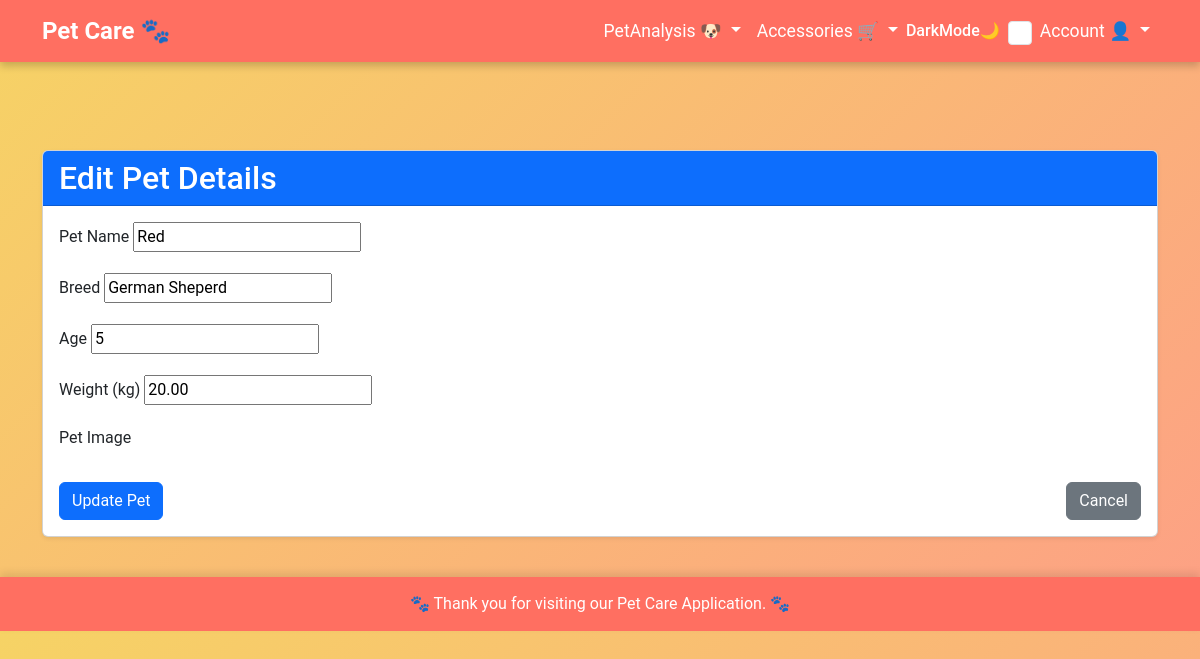
The page /pet/5/edit/ (signed in) on the database its author committed.
### pets/models.py (models this page shows, shortened)
class Pet(models.Model):
    owner = models.ForeignKey(User, on_delete=models.CASCADE)
    name = models.CharField(max_length=100)
    breed = models.CharField(max_length=100)
    age = models.PositiveIntegerField(help_text="Age of pet in years.")
    weight = models.DecimalField(max_digits=5, decimal_places=2)
    image = models.ImageField(upload_to='pet_images/', null=True, blank=True)

### pets/views.py (the view)
# urls.py: path('pet/<int:pet_id>/edit/', views.edit_pet, name='edit_pet'),  # Edit pet details
@login_required
def edit_pet(request, pet_id):
    pet = get_object_or_404(Pet, id=pet_id, owner=request.user)
    if request.method == 'POST':
        form = EditPetForm(request.POST, instance=pet)
        if form.is_valid():
            form.save()
            messages.success(request, "Pet details updated successfully!")
            return redirect('pet_list')
    else:
        form = EditPetForm(instance=pet)
    return render(request, 'pets/edit_pet.html', {'form': form, 'pet': pet})

### pets/forms.py
class EditPetForm(forms.ModelForm):
    class Meta:
        model = Pet
        fields = ['name', 'breed', 'age', 'weight']
        widgets = {
            'name': forms.TextInput(attrs={'placeholder': 'Pet Name'}),
            'breed': forms.TextInput(attrs={'placeholder': 'Breed'}),
            'age': forms.NumberInput(attrs={'placeholder': 'Age'}),
            'weight': forms.NumberInput(attrs={'placeholder': 'Weight (kg)'}),
        }
    name = forms.CharField(
        validators=[MinLengthValidator(2),
        RegexValidator(ALPHABETIC_SPACE_REGEX, message=VALID_NAME_MESSAGE)]
    )
    breed = forms.CharField(
        validators=[MinLengthValidator(3)]
    )
    age = forms.IntegerField(
        validators=[MinValueValidator(0),
        MaxValueValidator(30, message="Enter a realistic age for a pet")]
    )
    weight = forms.DecimalField(
        max_digits=5,
        decimal_places=2,
        validators=[MinValueValidator(0.1, message=POSITIVE_WEIGHT_MESSAGE)]
    )

### pets/templates/pets/edit_pet.html (shortened to what this page needs)
{% extends "base.html" %}
{% load static %}
{% block content %}
<div class="container mt-5">
    <div class="card shadow-sm">
        <div class="card-header bg-primary text-white">
            <h2 class="mb-0">Edit Pet Details</h2>
        </div>
        <div class="card-body">
            <form method="POST" enctype="multipart/form-data">
                <div class="mb-3">
                    <label for="pet_name" class="form-label">Pet Name</label>
                    {{ form.name }}
                </div>
                <div class="mb-3">
                    <label for="pet_breed" class="form-label">Breed</label>
                    {{ form.breed }}
                </div>
                <div class="mb-3">
                    <label for="pet_age" class="form-label">Age</label>
                    {{ form.age }}
                </div>
                <div class="mb-3">
                    <label for="pet_weight" class="form-label">Weight (kg)</label>
                    {{ form.weight }}
                </div>
                <div class="mb-4">
                    <label for="pet_image" class="form-label">Pet Image</label>
                </div>
                <div class="d-flex justify-content-between">
                    <button type="submit" class="btn btn-primary">
                        Update Pet
                    </button>
                    <a href="{% url 'pet_list' %}" class="btn btn-secondary">
                        Cancel
                    </a>
                </div>
            </form>
        </div>
    </div>
</div>
{% endblock %}

### pets/templates/base.html (shortened to what this page needs)
<!DOCTYPE html>
<html lang="en">
<head>
    {% load static %}
    <link href="https://cdn.jsdelivr.net/npm/bootstrap@5.3.0-alpha3/dist/css/bootstrap.min.css" rel="stylesheet">
    <link rel="stylesheet" href="https://cdnjs.cloudflare.com/ajax/libs/font-awesome/6.0.0-beta3/css/all.min.css">
</head>
<body>
    <header>
        <nav class="navbar navbar-expand-lg custom-navbar">
            <div class="container">
                <a class="navbar-brand" href="{% url 'home' %}">Pet Care 🐾</a>
                <div class="collapse navbar-collapse" id="navbarNav">
                    <ul class="navbar-nav ms-auto">
                        <li class="nav-item dropdown">
                            <a class="nav-link dropdown-toggle" href="#" id="homeDropdown" role="button" data-bs-toggle="dropdown" aria-expanded="false">
                                PetAnalysis 🐶
                            </a>
                        </li>
                        <li class="nav-item dropdown">
                            <a class="nav-link dropdown-toggle" href="#" id="productsDropdown" role="button" data-bs-toggle="dropdown" aria-expanded="false">
                                Accessories 🛒
                            </a>
                        </li>
                        <li class="nav-item d-flex align-items-center">
                                <label class="form-check-label me-2" for="darkModeToggle" style="font-weight: 500; color: white;">
                                    DarkMode🌙
                                </label>
                                <input
                                    class="form-check-input"
                                    type="checkbox"
                                    id="darkModeToggle"
                                    style="width: 1.5em; height: 1.5em; accent-color: #6c757d;"
                                >
                            </li>
                        {% if user.is_authenticated %}
                            <li class="nav-item dropdown">
                                <a class="nav-link dropdown-toggle" href="#" id="accountDropdown" role="button" data-bs-toggle="dropdown" aria-expanded="false">
                                    Account 👤
                                </a>
                            </li>
                        {% endif %}
                    </ul>
                </div>
            </div>
        </nav>
    </header>
    <main class="container-fluid page-content">
        {% block content %}{% endblock %}
    </main>
    <footer class="custom-footer">
        <p>🐾 Thank you for visiting our Pet Care Application. 🐾</p>
    </footer>
</body>
</html>

### pets/templates/base.html (style rules this page uses)
body { font-family: 'Roboto', sans-serif; margin: 0; padding: 0; background: linear-gradient(135deg, #f6d365 0%, #fda085 100%); color: #333; overflow-x: hidden; }
.custom-navbar { background: #ff6f61; box-shadow: 0 4px 8px rgba(0, 0, 0, 0.2); transition: background-color 0.3s ease, box-shadow 0.3s ease; }
.custom-navbar .navbar-brand { font-size: 1.5rem; font-weight: bold; color: white; }
.custom-navbar .nav-link { color: white; font-size: 1.1rem; transition: color 0.3s ease; }
.page-content { padding: 40px 20px; animation: fadeIn 1s ease-in-out; }
.custom-footer { background: #ff6f61; color: white; text-align: center; padding: 15px 0; box-shadow: 0 -4px 8px rgba(0, 0, 0, 0.1); margin-top: auto; }
.custom-footer p { margin: 0; font-size: 1rem; animation: fadeInUp 1s ease-in-out; }

### rows shown on the page
Pet: name "Red", breed "German Sheperd", age "5", weight "20.00"
